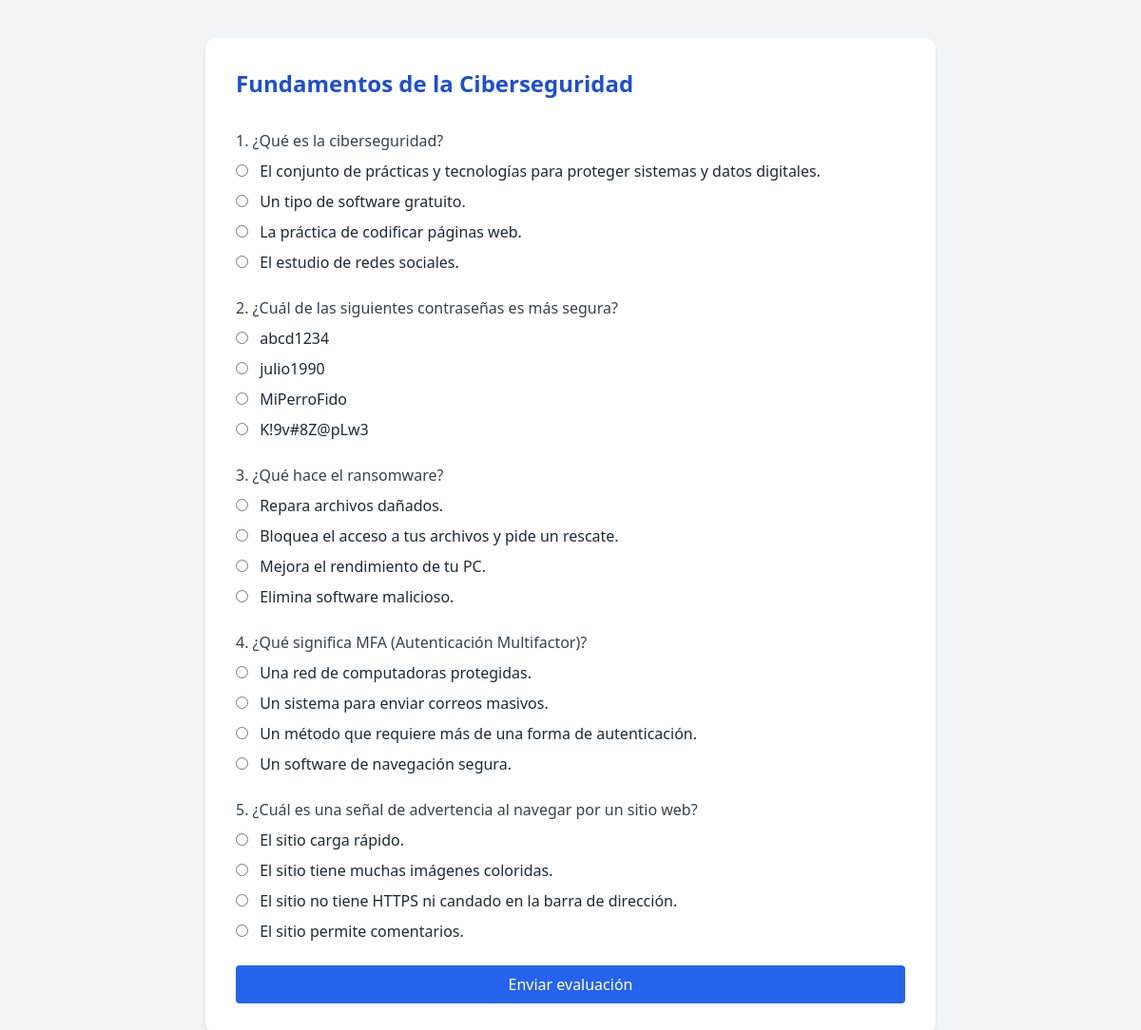
/dashboard/learn/nivel/4/evaluacion/ (signed in), run on the app's committed database.
### core/models.py (models this page shows, shortened)
class Evaluacion(models.Model):
    nivel = models.OneToOneField('Nivel', on_delete=models.CASCADE, related_name='evaluacion')
    titulo = models.CharField(max_length=200)
    descripcion = models.TextField(blank=True)
    intentos_maximos = models.PositiveIntegerField(default=3)
    puntaje_minimo_aprobacion = models.PositiveIntegerField(default=70)

class Pregunta(models.Model):
    evaluacion = models.ForeignKey(Evaluacion, on_delete=models.CASCADE, related_name='preguntas')
    texto = models.TextField()

class Respuesta(models.Model):
    pregunta = models.ForeignKey(Pregunta, on_delete=models.CASCADE, related_name='respuestas')
    texto = models.CharField(max_length=255)
    es_correcta = models.BooleanField(default=False)

### core/views.py (the view, shortened to what this page needs)
# urls.py: path('dashboard/learn/nivel/<int:nivel_id>/evaluacion/', views.evaluation_view, name='evaluation_view'),
@login_required
def evaluation_view(request, nivel_id):
    nivel = get_object_or_404(Nivel, id=nivel_id)
    evaluacion = get_object_or_404(Evaluacion, nivel=nivel)
    preguntas = evaluacion.preguntas.prefetch_related('respuestas')
    resultado_existente = ResultadoEvaluacion.objects.filter(usuario=request.user, evaluacion=evaluacion).first()
    if resultado_existente:
        return render(request, 'core/evaluation_score.html', {
            'resultado': resultado_existente,
            'evaluacion': evaluacion,
            'nivel': nivel
        })
    return render(request, 'core/evaluation.html', {
        'evaluacion': evaluacion,
        'preguntas': preguntas,
        'nivel': nivel
    })

### core/templates/core/evaluation.html (shortened to what this page needs)
{% load static %}
<!DOCTYPE html>
<html lang="es">
<head>
  <script src="https://cdn.tailwindcss.com"></script>
</head>
<body class="bg-gray-100 text-gray-800 py-10 px-4">
  <div class="max-w-3xl mx-auto bg-white shadow-md rounded-xl p-8 space-y-8">
    <h1 class="text-2xl font-bold text-blue-700">{{ evaluacion.titulo }}</h1>
    <form method="POST" class="space-y-6">
      {% for pregunta in preguntas %}
        <div>
          <h3 class="font-medium text-gray-700 mb-2">{{ forloop.counter }}. {{ pregunta.texto }}</h3>
          <div class="space-y-2">
            {% for respuesta in pregunta.respuestas.all %}
              <label class="block">
                <input type="radio" name="pregunta_{{ pregunta.id }}" value="{{ respuesta.id }}" required class="mr-2">
                {{ respuesta.texto }}
              </label>
            {% endfor %}
          </div>
        </div>
      {% endfor %}
      <button type="submit" class="w-full mt-6 bg-blue-600 text-white py-2 px-4 rounded hover:bg-blue-700">
        Enviar evaluación
      </button>
    </form>
  </div>
</body>
</html>

### data on the page
Evaluacion: titulo "Fundamentos de la Ciberseguridad"
Pregunta: texto "¿Qué es la ciberseguridad?"
Respuesta: texto "El conjunto de prácticas y tecnologías para proteger sistemas y datos digitales."
Respuesta: texto "Un tipo de software gratuito."
Respuesta: texto "La práctica de codificar páginas web."
Respuesta: texto "El estudio de redes sociales."
Pregunta: texto "¿Cuál de las siguientes contraseñas es más segura?"
Respuesta: texto "abcd1234"
Respuesta: texto "julio1990"
Respuesta: texto "MiPerroFido"
Respuesta: texto "K!9v#8Z@pLw3"
Pregunta: texto "¿Qué hace el ransomware?"
Respuesta: texto "Repara archivos dañados."
Respuesta: texto "Bloquea el acceso a tus archivos y pide un rescate."
Respuesta: texto "Mejora el rendimiento de tu PC."
Respuesta: texto "Elimina software malicioso."
Pregunta: texto "¿Qué significa MFA (Autenticación Multifactor)?"
Respuesta: texto "Una red de computadoras protegidas."
Respuesta: texto "Un sistema para enviar correos masivos."
Respuesta: texto "Un método que requiere más de una forma de autenticación."
Respuesta: texto "Un software de navegación segura."
Pregunta: texto "¿Cuál es una señal de advertencia al navegar por un sitio web?"
Respuesta: texto "El sitio carga rápido."
Respuesta: texto "El sitio tiene muchas imágenes coloridas."
Respuesta: texto "El sitio no tiene HTTPS ni candado en la barra de dirección."
Respuesta: texto "El sitio permite comentarios."
